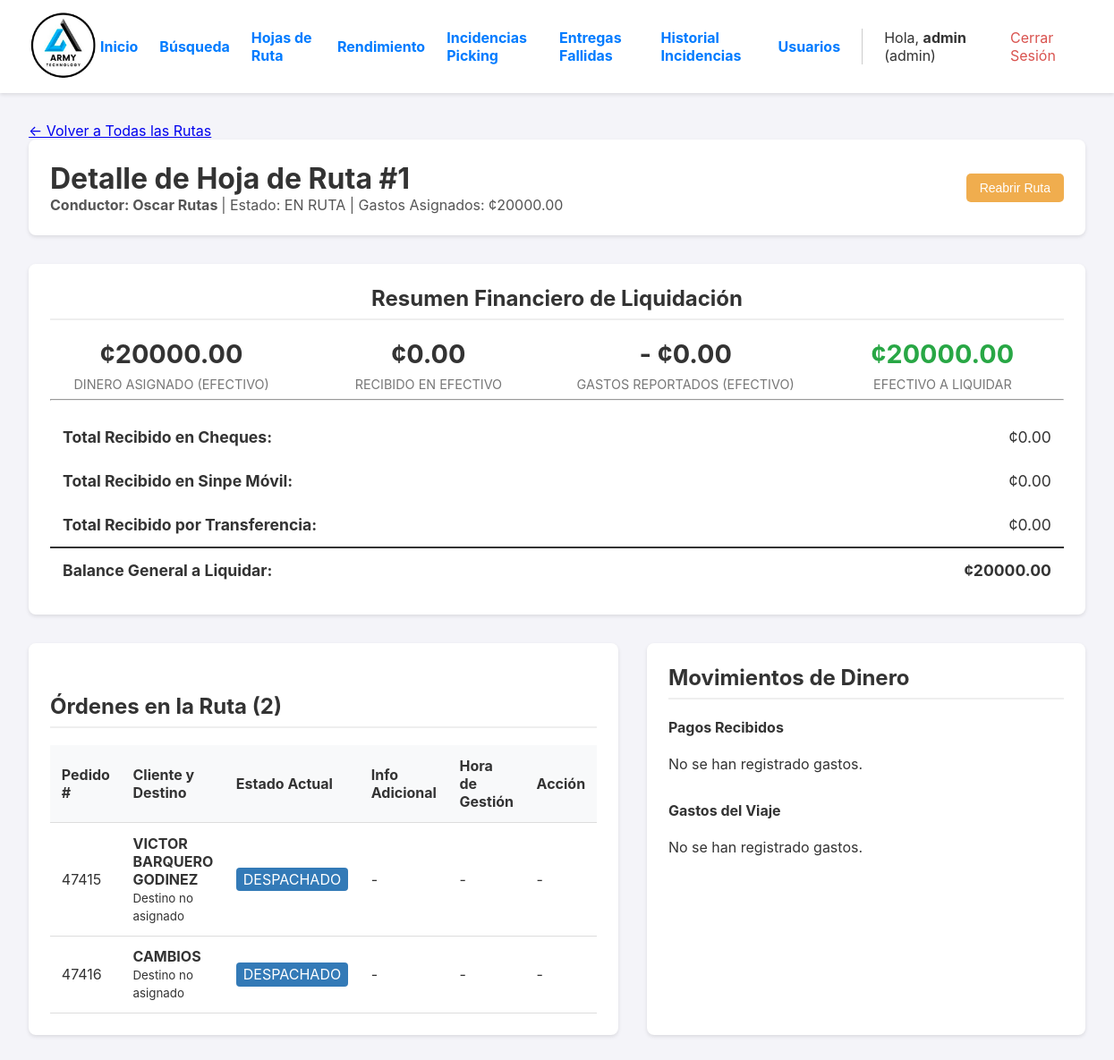
/ruta/1 (signed in), run on an earlier commit of the app's database.
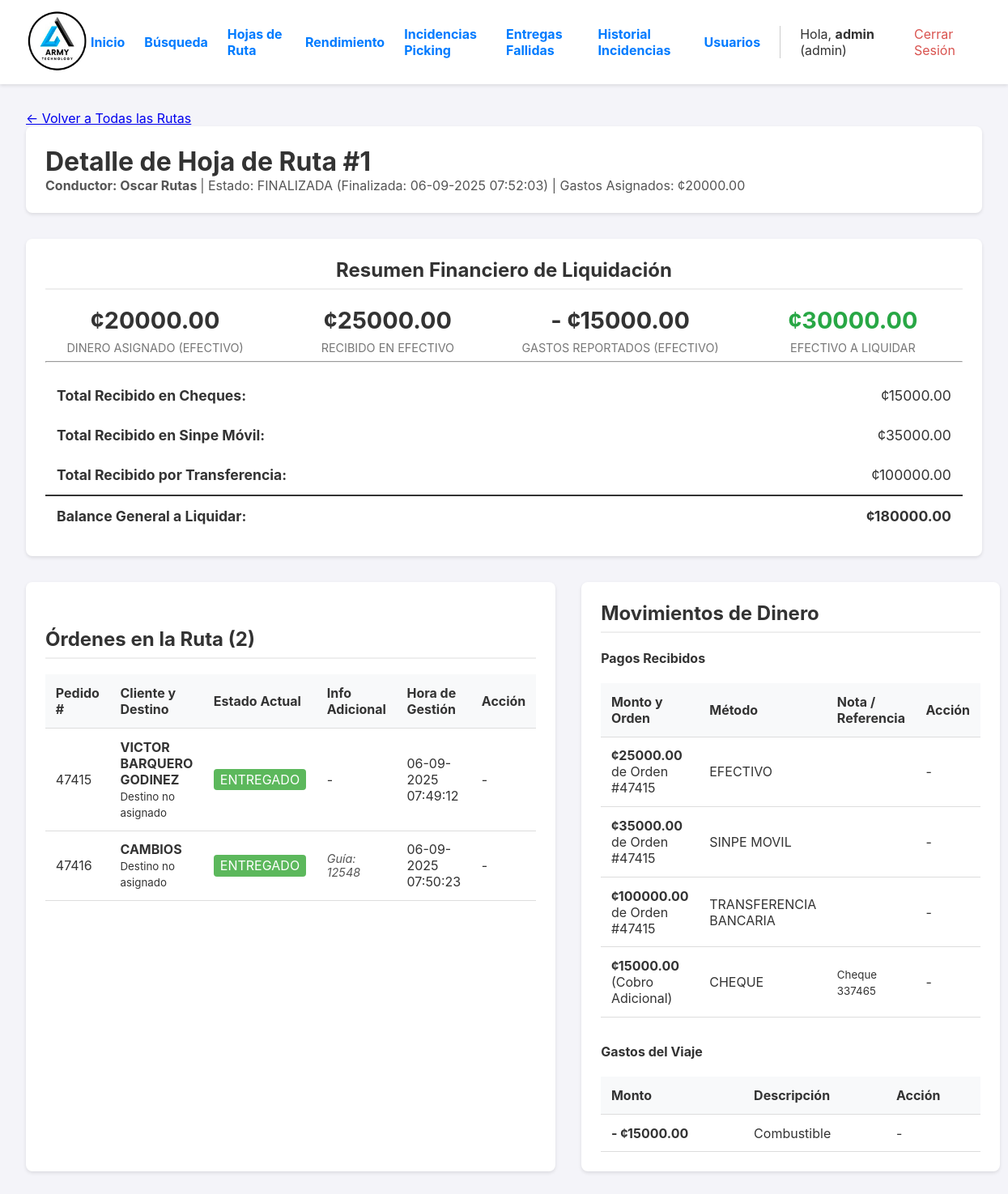
And on a later commit of the database.
### app.py (models this page shows, shortened)
class HojaDeRuta(db.Model):
    __tablename__ = 'hoja_de_ruta'
    id = db.Column(db.Integer, primary_key=True)
    fecha_creacion = db.Column(db.DateTime, default=datetime.datetime.utcnow)
    estado = db.Column(db.String(20), nullable=False, default='EN_PREPARACION')
    gastos_asignados = db.Column(db.Float, nullable=False, default=0.0)
    ordenes = db.relationship('Orden', backref='hoja_de_ruta', lazy='dynamic')
    transacciones = db.relationship('Transaccion', backref='hoja_de_ruta', lazy='dynamic', cascade="all, delete-orphan")
    gastos_viaje = db.relationship('GastoViaje', backref='hoja_de_ruta', lazy='dynamic', cascade="all, delete-orphan")
    fecha_finalizacion = db.Column(db.DateTime, nullable=True)
    tipo_entrega = db.Column(db.String(20), nullable=False, default='INTERNA') # Valores: 'INTERNA', 'EXTERNA'
    conductor_id = db.Column(db.Integer, db.ForeignKey('user.id'), nullable=True) # Ahora es opcional
    conductor = db.relationship('User', backref='hojas_de_ruta')
    nombre_transportista = db.Column(db.String(100), nullable=True) # Ej: "Guatex", "Cargo Expreso"
    nombre_receptor = db.Column(db.String(100), nullable=True)     # Nombre de la persona que recibe
    id_receptor = db.Column(db.String(50), nullable=True)          # DPI, Cédula, etc.

class Orden(db.Model):
    id = db.Column(db.Integer, primary_key=True)
    numero_pedido = db.Column(db.String(50), unique=True, nullable=False)
    cliente_nombre = db.Column(db.String(200), nullable=False)
    cliente_direccion = db.Column(db.String(300), nullable=True)
    estado = db.Column(db.String(30), nullable=False, default='PENDIENTE')
    fecha_creacion = db.Column(db.DateTime, nullable=False, default=datetime.datetime.utcnow)
    lote_id = db.Column(db.Integer, db.ForeignKey('lote_picking.id'), nullable=True)
    items = db.relationship('ItemOrden', backref='orden', lazy=True, cascade="all, delete-orphan")
    fecha_inicio_picking = db.Column(db.DateTime, nullable=True)
    fecha_fin_picking = db.Column(db.DateTime, nullable=True)
    fecha_fin_packing = db.Column(db.DateTime, nullable=True)
    fecha_despacho = db.Column(db.DateTime, nullable=True)
    packer_id = db.Column(db.Integer, db.ForeignKey('user.id', ondelete='SET NULL'), nullable=True)
    packer = db.relationship('User', foreign_keys=[packer_id])
    devolucion_confirmada = db.Column(db.Boolean, default=False, nullable=False)
    bultos = db.relationship('Bulto', backref='orden', cascade="all, delete-orphan")
    hoja_de_ruta_id = db.Column(db.Integer, db.ForeignKey('hoja_de_ruta.id'), nullable=True)
    destino_id = db.Column(db.Integer, db.ForeignKey('destino.id'), nullable=True)
    destino = db.relationship('Destino', backref='ordenes')
    guia_encomienda = db.Column(db.String(100), nullable=True)
    nota_entrega = db.Column(db.Text, nullable=True)
    fecha_entrega_final = db.Column(db.DateTime, nullable=True)

class Transaccion(db.Model):
    __tablename__ = 'transaccion'
    id = db.Column(db.Integer, primary_key=True)
    hoja_de_ruta_id = db.Column(db.Integer, db.ForeignKey('hoja_de_ruta.id'), nullable=False)
    orden_id = db.Column(db.Integer, db.ForeignKey('orden.id'), nullable=True) # <-- Asegúrate de que sea nullable=True
    orden = db.relationship('Orden')
    monto_recibido = db.Column(db.Float, nullable=False)
    metodo_pago = db.Column(db.String(30), nullable=False, default='EFECTIVO')
    nota = db.Column(db.Text, nullable=True)
    fecha_registro = db.Column(db.DateTime, default=datetime.datetime.utcnow)

class GastoViaje(db.Model):
    __tablename__ = 'gasto_viaje'
    id = db.Column(db.Integer, primary_key=True)
    hoja_de_ruta_id = db.Column(db.Integer, db.ForeignKey('hoja_de_ruta.id'), nullable=False)
    monto_gastado = db.Column(db.Float, nullable=False)
    descripcion = db.Column(db.Text, nullable=False)
    fecha_registro = db.Column(db.DateTime, default=datetime.datetime.utcnow)

### app.py (the view)
@app.route('/ruta/<int:ruta_id>')
@login_required
@logistica_required
def detalle_ruta(ruta_id):
    ruta_query = db.select(HojaDeRuta).where(HojaDeRuta.id == ruta_id).options(joinedload(HojaDeRuta.conductor))
    ruta = db.session.execute(ruta_query).scalar_one_or_none()
    if not ruta:
        abort(404)
    ordenes_asignadas = db.session.execute(db.select(Orden).where(Orden.hoja_de_ruta_id == ruta.id).options(joinedload(Orden.destino)).order_by(Orden.numero_pedido)).scalars().all()
    ordenes_disponibles = []
    if ruta.estado == 'EN_PREPARACION':
        ordenes_disponibles = db.session.execute(db.select(Orden).filter(Orden.estado == 'LISTO_PARA_DESPACHO', Orden.hoja_de_ruta_id.is_(None)).order_by(Orden.fecha_creacion.asc())).scalars().all()
    transacciones_ruta = db.session.execute(db.select(Transaccion).where(Transaccion.hoja_de_ruta_id == ruta.id)).scalars().all()
    gastos_ruta = db.session.execute(db.select(GastoViaje).where(GastoViaje.hoja_de_ruta_id == ruta.id)).scalars().all()
    total_recibido = 0
    desglose_pagos = {'EFECTIVO': 0.0, 'CHEQUE': 0.0, 'SINPE_MOVIL': 0.0, 'TRANSFERENCIA_BANCARIA': 0.0}
    for t in transacciones_ruta:
        total_recibido += t.monto_recibido
        if t.metodo_pago in desglose_pagos:
            desglose_pagos[t.metodo_pago] += t.monto_recibido
    total_gastado = sum(g.monto_gastado for g in gastos_ruta)
    balance = (ruta.gastos_asignados + total_recibido) - total_gastado
    return render_template(
        'detalle_ruta.html',
        ruta=ruta,
        ordenes_asignadas=ordenes_asignadas,
        ordenes_disponibles=ordenes_disponibles,
        transacciones=transacciones_ruta,
        gastos=gastos_ruta,
        total_recibido=total_recibido,
        desglose_pagos=desglose_pagos,
        total_gastado=total_gastado,
        balance=balance
    )

### app.py (called while the page is built)
def logistica_required(f):
    @wraps(f)
    def decorated_function(*args, **kwargs):
        if not current_user.is_authenticated or current_user.role not in ['admin', 'operario']:
            flash('Se requiere rol de Administrador o de Operario para acceder a esta página.', 'error')
            return redirect(url_for('dashboard')) # O a donde prefieras
        return f(*args, **kwargs)
    return decorated_function

@login_manager.user_loader
def load_user(user_id):
    return db.session.get(User, int(user_id))

@app.template_filter('localtime')
def to_localtime_filter(utc_datetime):
    if not utc_datetime: return ""
    local_tz = pytz.timezone('America/Costa_Rica')
    local_dt = utc_datetime.replace(tzinfo=pytz.utc).astimezone(local_tz)
    return local_dt.strftime('%d-%m-%Y %H:%M:%S')

### templates/detalle_ruta.html (shortened to what the changed rows need)
{% extends "layout.html" %}
{% block content %}
<div class="ruta-header">
    <div>
        <h1>Detalle de Hoja de Ruta #{{ ruta.id }}</h1>
        <p style="margin:0; color:#555;">
            <strong>
            </strong> |
            Estado: {{ ruta.estado.replace('_', ' ') }}
            {% if ruta.fecha_finalizacion %}
                (Finalizada: {{ ruta.fecha_finalizacion|localtime }})
            {% endif %}
            | Gastos Asignados: ¢{{ '%.2f'|format(ruta.gastos_asignados) }}
        </p>
    </div>
    <div class="header-actions">
        {% if ruta.estado == 'EN_PREPARACION' %}
        <form action="{{ url_for('iniciar_ruta', ruta_id=ruta.id) }}" method="POST" class="form-iniciar-ruta" onsubmit="return confirm('¿Está seguro? Esta acción guardará los gastos y llevará a la pantalla de verificación.');">
            <div class="form-group">
                <input type="number" name="gastos_asignados" value="{{ '%.2f'|format(ruta.gastos_asignados) }}"
                       step="0.01" min="0" required title="Gastos asignados para la ruta">
            </div>
            <button type="submit" class="action-btn start-route-btn">Verificar e Iniciar Ruta</button>
        </form>
        {% elif ruta.estado == 'EN_RUTA' %}
        <form action="{{ url_for('reabrir_ruta', ruta_id=ruta.id) }}" method="POST" onsubmit="return confirm('¿Reabrir esta ruta para edición? Esto solo es posible si el conductor no ha iniciado las entregas.');">
            <button type="submit" class="action-btn" style="background-color: #f0ad4e;">Reabrir Ruta</button>
        </form>
        {% endif %}
    </div>
</div>
<div class="grid-column resumen-financiero">
    <h2>Resumen Financiero de Liquidación</h2>
    <div class="resumen-grid">
        <div><div class="valor">¢{{ '%.2f'|format(ruta.gastos_asignados) }}</div><div class="etiqueta">Dinero Asignado (Efectivo)</div></div>
        <div><div class="valor">¢{{ '%.2f'|format(desglose_pagos.EFECTIVO) }}</div><div class="etiqueta">Recibido en Efectivo</div></div>
        <div><div class="valor">- ¢{{ '%.2f'|format(total_gastado) }}</div><div class="etiqueta">Gastos Reportados (Efectivo)</div></div>
        <div>
            {% set efectivo_a_liquidar = ruta.gastos_asignados + desglose_pagos.EFECTIVO - total_gastado %}
            <div class="valor {{ 'balance-positivo' if efectivo_a_liquidar >= 0 else 'balance-negativo' }}">¢{{ '%.2f'|format(efectivo_a_liquidar) }}</div>
            <div class="etiqueta">Efectivo a Liquidar</div>
        </div>
    </div>
    <table style="text-align: left; margin-top: 1rem; font-size: 1.1rem; border: none;">
        <tr style="border: none;"><td style="border: none;"><strong>Total Recibido en Cheques:</strong></td><td style="text-align: right; border: none;">¢{{ '%.2f'|format(desglose_pagos.CHEQUE) }}</td></tr>
        <tr style="border: none;"><td style="border: none;"><strong>Total Recibido en Sinpe Móvil:</strong></td><td style="text-align: right; border: none;">¢{{ '%.2f'|format(desglose_pagos.SINPE_MOVIL) }}</td></tr>
        <tr style="border: none;"><td style="border: none;"><strong>Total Recibido por Transferencia:</strong></td><td style="text-align: right; border: none;">¢{{ '%.2f'|format(desglose_pagos.TRANSFERENCIA_BANCARIA) }}</td></tr>
        <tr style="border-top: 2px solid #333; font-weight: bold;"><td style="border: none;">Balance General a Liquidar:</td><td style="text-align: right; border: none;">¢{{ '%.2f'|format(balance) }}</td></tr>
    </table>
</div>
<div class="ruta-grid" style="margin-top: 2rem;">
    <div class="grid-column">
        <h2 style="margin-top: 2rem;">Órdenes en la Ruta ({{ ordenes_asignadas|length }})</h2>
        {% if ordenes_asignadas %}
        <table>
            <thead>
                <tr>
                    <th>Pedido #</th>
                    <th>Cliente y Destino</th>
                    <th>Estado Actual</th>
                    <th>Info Adicional</th>
                    <th>Hora de Gestión</th>
                    <th>Acción</th>
                </tr>
            </thead>
            <tbody>
                {% for orden in ordenes_asignadas %}
                <tr>
                    <td>{{ orden.numero_pedido }}</td>
                    <td>
                        <strong>{{ orden.cliente_nombre }}</strong><br>
                        <small>{{ orden.destino.nombre if orden.destino else 'Destino no asignado' }}</small>
                    </td>
                    <td><span class="estado-{{ orden.estado }}">{{ orden.estado.replace('_', ' ') }}</span></td>
                    <td>
                        {% if orden.guia_encomienda %}
                            <div class="guia-info">Guía: {{ orden.guia_encomienda }}</div>
                        {% else %}
                            -
                        {% endif %}
                    </td>
                    <td>
                        {{ orden.fecha_entrega_final|localtime if orden.fecha_entrega_final else '-' }}
                    </td>
                    <td>
                        {% if ruta.estado == 'EN_PREPARACION' %}
                        <form action="{{ url_for('quitar_orden_de_ruta', orden_id=orden.id) }}" method="POST" onsubmit="return confirm('¿Quitar esta orden de la ruta?');">
                            <button type="submit" class="remove-btn">Quitar</button>
                        </form>
                        {% else %}
                            -
                        {% endif %}
                    </td>
                </tr>
                {% endfor %}
            </tbody>
        </table>
        {% else %}
        <p>Aún no se han añadido órdenes a esta hoja de ruta.</p>
        {% endif %}
    </div>
    <div class="grid-column">
        <h2>Movimientos de Dinero</h2>
        <h4>Pagos Recibidos</h4>
        {% if transacciones %}
            <table>
                <thead><tr><th>Monto y Orden</th><th>Método</th><th>Nota / Referencia</th><th>Acción</th></tr></thead>
                <tbody>
                {% for t in transacciones %}
                    <tr>
                        <td><strong>¢{{ '%.2f'|format(t.monto_recibido) }}</strong> {% if t.orden %}de Orden #{{ t.orden.numero_pedido }}{% else %}(Cobro Adicional){% endif %}</td>
                        <td>{{ t.metodo_pago.replace('_', ' ') }}</td>
                        <td><small>{{ t.nota or '' }}</small></td>
                        <td>
                            {% if current_user.role == 'admin' and ruta.estado not in ['FINALIZADA', 'ARCHIVADA'] %}
                                <a href="{{ url_for('editar_transaccion', transaccion_id=t.id) }}" class="action-btn" style="background-color: #f0ad4e; font-size: 12px; padding: 4px 8px;">Editar</a>
                                <form action="{{ url_for('borrar_transaccion', transaccion_id=t.id) }}" method="POST" style="display: inline;" onsubmit="return confirm('¿Eliminar este registro de pago?');">
                                    <button type="submit" class="remove-btn" style="font-size: 12px; padding: 4px 8px;">Borrar</button>
                                </form>
                            {% else %}
                                -
                            {% endif %}
                        </td>
                    </tr>
                {% endfor %}
                </tbody>
            </table>
        {% else %}
            <p>No se han registrado gastos.</p>
        {% endif %}
        <h4 style="margin-top: 2rem;">Gastos del Viaje</h4>
    {% if gastos %}
        <table>
            <thead><tr><th>Monto</th><th>Descripción</th><th>Acción</th></tr></thead>
            <tbody>
            {% for g in gastos %}
                <tr>
                    <td><strong>- ¢{{ '%.2f'|format(g.monto_gastado) }}</strong></td>
                    <td>{{ g.descripcion }}</td>
                    <td>
                    {% if current_user.role == 'admin' and ruta.estado not in ['FINALIZADA', 'ARCHIVADA'] %}
                        <a href="{{ url_for('editar_gasto', gasto_id=g.id) }}" class="action-btn" style="background-color: #f0ad4e; font-size: 12px; padding: 4px 8px;">Editar</a>
                         <form action="{{ url_for('borrar_gasto', gasto_id=g.id) }}" method="POST" style="display: inline;" onsubmit="return confirm('¿Eliminar este registro de gasto?');">
                            <button type="submit" class="remove-btn" style="font-size: 12px; padding: 4px 8px;">Borrar</button>
                        </form>
                    {% else %}
                        -
                    {% endif %}
                    </td>
                </tr>
            {% endfor %}
            </tbody>
        </table>
    {% else %}
        <p>No se han registrado gastos.</p>
    {% endif %}
    </div>
</div>
{% endblock %}

What changed in the data, as far as the page shows it:
changed HojaDeRuta id 1: estado.replace "EN RUTA" → "FINALIZADA"; fecha_finalizacion (not shown) → "06-09-2025 07:52:03"; estado "EN_RUTA" → "FINALIZADA" (drawn)
changed Orden "VICTOR BARQUERO GODINEZ": estado "DESPACHADO" → "ENTREGADO" (drawn); estado.replace "DESPACHADO" → "ENTREGADO"; fecha_entrega_final "-" → "06-09-2025 07:49:12"
changed Orden "CAMBIOS": estado "DESPACHADO" → "ENTREGADO" (drawn); estado.replace "DESPACHADO" → "ENTREGADO"; guia_encomienda (not shown) → "12548"; fecha_entrega_final "-" → "06-09-2025 07:50:23"; guia_encomienda "-" → "Guía:"
added Transaccion: monto_recibido "25000.00", orden.numero_pedido "47415", metodo_pago.replace "EFECTIVO"
added Transaccion: monto_recibido "35000.00", orden.numero_pedido "47415", metodo_pago.replace "SINPE MOVIL"
added Transaccion: monto_recibido "100000.00", orden.numero_pedido "47415", metodo_pago.replace "TRANSFERENCIA BANCARIA"
added Transaccion: monto_recibido "15000.00", shows "(Cobro Adicional)", metodo_pago.replace "CHEQUE", nota "Cheque 337465"
added GastoViaje: monto_gastado "15000.00", descripcion "Combustible"
Also different on the page:
{{ '%.2f'|format(desglose_pagos.EFECTIVO) }}: "0.00" → "25000.00"
{{ '%.2f'|format(total_gastado) }}: "0.00" → "15000.00"
{{ '%.2f'|format(efectivo_a_liquidar) }}: "20000.00" → "30000.00"
{{ '%.2f'|format(desglose_pagos.CHEQUE) }}: "0.00" → "15000.00"
{{ '%.2f'|format(desglose_pagos.SINPE_MOVIL) }}: "0.00" → "35000.00"
{{ '%.2f'|format(desglose_pagos.TRANSFERENCIA_BANCARIA) }}: "0.00" → "100000.00"
{{ '%.2f'|format(balance) }}: "20000.00" → "180000.00"
text no longer shown: "Reabrir Ruta No se han registrado gastos. No se han registrado gastos."
text now shown: "(Finalizada: ) Monto y Orden Método Nota / Referencia Acción Monto Descripción Acción"
